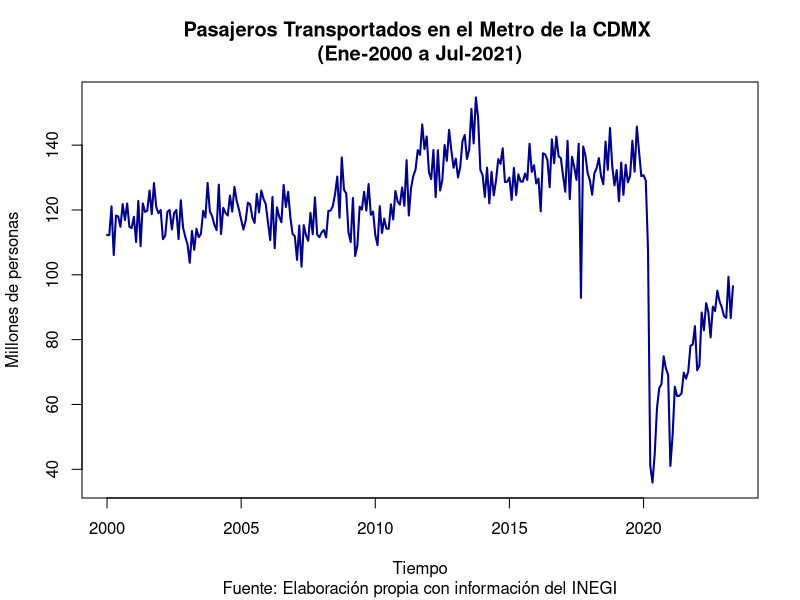
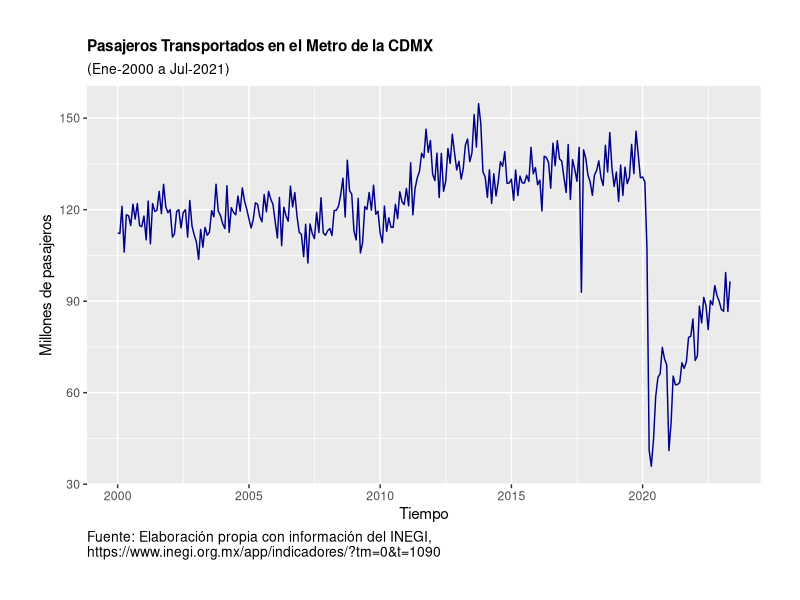
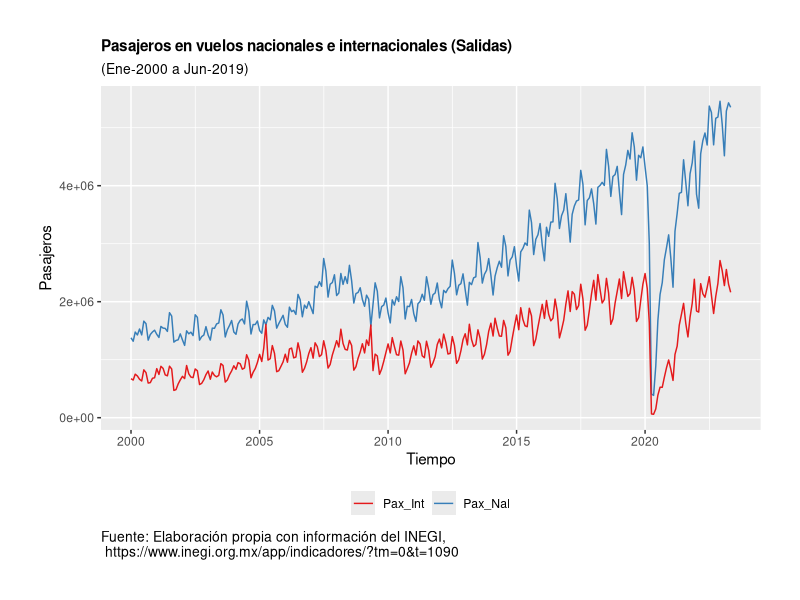
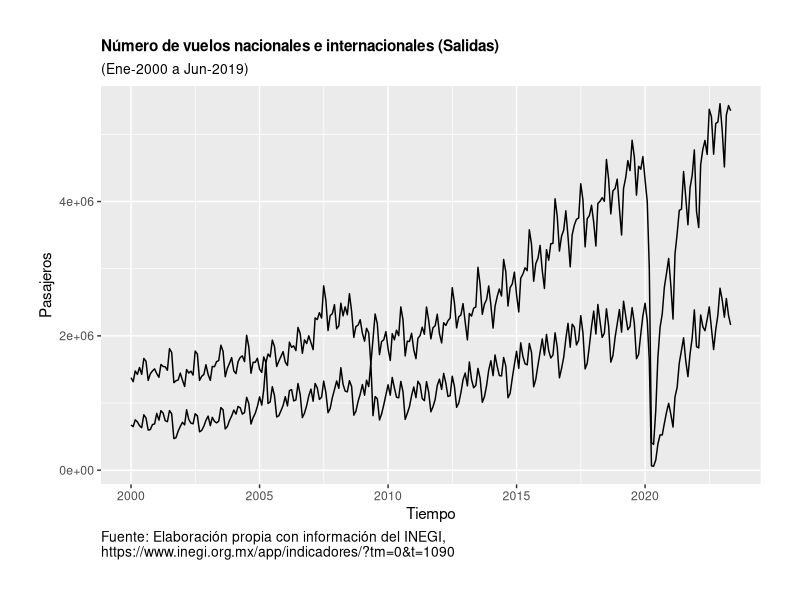
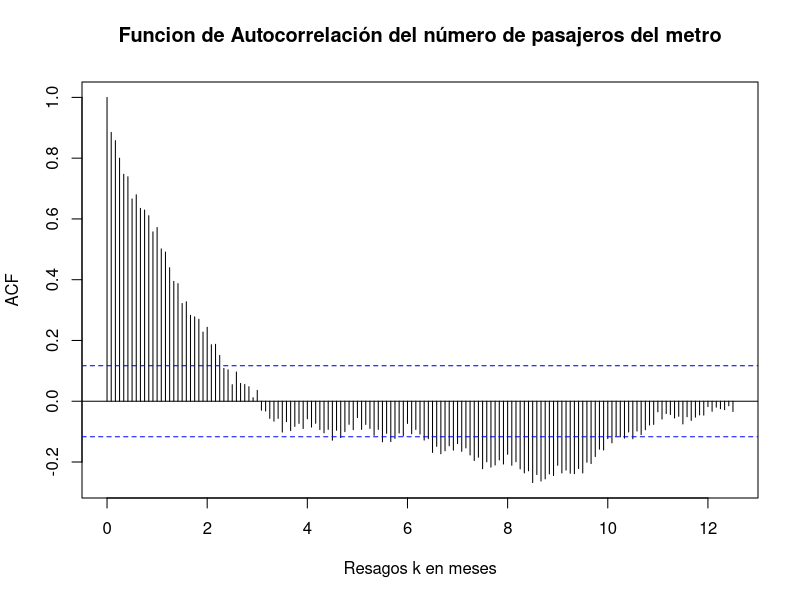
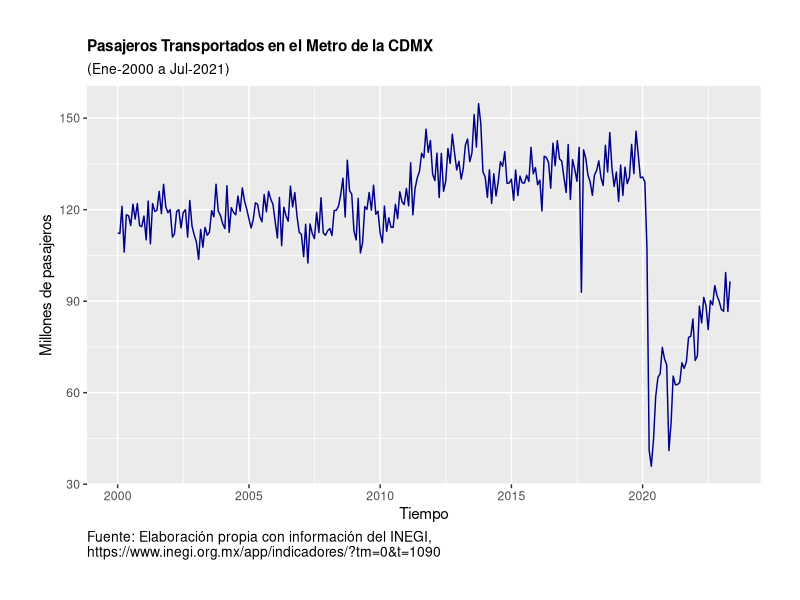

Generate these figures, in order, with R:
## ---- chunk 1
knitr::opts_chunk$set(echo = TRUE)

#install.packages("ggplot2")
#install.packages("dplyr")
#install.packages("readxl")
# 
library(ggplot2)
library(dplyr)
library(readxl)

## ---- chunk 2

Datos <- read_excel("Base_Transporte.xlsx", sheet = "Datos", col_names = TRUE)

head(Datos)

## ---- chunk 3

#View(Datos)

names(Datos)

tail(Datos)

str(Datos)

dim(Datos)

Datos[ , 2]

Datos[5 , ]

Datos[c(2:259) , 2]

Datos[ , c(2:6)]

Datos[ , c(2, 3, 4, 5, 6)]

Datos[c("Pax_Nal", "Pax_Int", "Vue_Nal", "Vue_Int")]

## ---- chunk 4

summary( Datos[ ,c(2:6)] )

Resumen1 <- summary(Datos[ ,c(2:6)])

Resumen1

## ---- chunk 5

Pax_Metro <- ts(Datos$Pax_Metro, 
                start = 2000, 
                freq = 12)

## ---- chunk 6

Dat_Aereo <- ts(Datos[c("Pax_Nal", "Pax_Int", "Vue_Nal", "Vue_Int")], 
                start = 2000, 
                freq = 12)

## ---- chunk 7

plot(Pax_Metro, 
     col = "darkblue", 
     xlab = "Tiempo",  
     type = "l", lwd = 2,
     ylab = "Millones de personas",
     main = "Pasajeros Transportados en el Metro de la CDMX \n(Ene-2000 a Jul-2021)",
     sub = "Fuente: Elaboración propia con información del INEGI")

## ---- chunk 8

ggplot(data = Datos, aes(x = Periodo, y = Pax_Metro)) + 
  geom_line(size = 0.5, color = "darkblue") +
  #geom_point(size = 1.0, color = "darkblue") + 
  #theme_bw() + 
  xlab("Tiempo") + 
  ylab("Millones de pasajeros") + 
  theme(plot.title = element_text(size = 11, face = "bold", hjust = 0)) + 
  theme(plot.subtitle = element_text(size = 10, hjust = 0)) + 
  theme(plot.caption = element_text(size = 10, hjust = 0)) +
  theme(plot.margin = unit(c(1,1,1,1), "cm")) +
  labs(
    title = "Pasajeros Transportados en el Metro de la CDMX",
    subtitle = "(Ene-2000 a Jul-2021)",
    caption = "Fuente: Elaboración propia con información del INEGI, \nhttps://www.inegi.org.mx/app/indicadores/?tm=0&t=1090"
  )
#
ggsave("Pax_Metro.png", width = 20, height = 15, units = "cm")

## ---- chunk 9

ggplot(data = Datos, aes(x = Periodo)) +
  geom_line(aes(y = Pax_Nal, color = "Pax_Nal")) +
  geom_line(aes(y = Pax_Int, color = "Pax_Int")) +
  scale_color_brewer(type = "qual", palette = 6) +
  #theme_bw() + 
  theme(legend.position = "bottom") +
  theme(legend.title = element_blank()) +
  guides(col = guide_legend(nrow = 1, byrow = TRUE)) + 
  xlab("Tiempo") + 
  ylab("Pasajeros") + 
  theme(plot.title = element_text(size = 11, face = "bold", hjust = 0)) + 
  theme(plot.subtitle = element_text(size = 10, hjust = 0)) + 
  theme(plot.caption = element_text(size = 10, hjust = 0)) +
  theme(plot.margin = unit(c(1,1,1,1), "cm")) +
  labs(
    title = "Pasajeros en vuelos nacionales e internacionales (Salidas)",
    subtitle = "(Ene-2000 a Jun-2019)",
    caption = "Fuente: Elaboración propia con información del INEGI, \n https://www.inegi.org.mx/app/indicadores/?tm=0&t=1090" )

## ---- chunk 10

ggplot(data = Datos, aes(x = Periodo)) +
  geom_line(aes(y = Pax_Nal, color = )) +
  geom_line(aes(y = Pax_Int, color = )) +
  scale_color_brewer(type = "qual", palette = 6) +
  #theme_bw() +
  theme(legend.position = "bottom") +
  theme(legend.title = element_blank()) +
  guides(col = guide_legend(nrow = 1, byrow = TRUE)) +
  xlab("Tiempo") +
  ylab("Pasajeros") +
  theme(plot.title = element_text(size = 11, face = "bold", hjust = 0)) +
  theme(plot.subtitle = element_text(size = 10, hjust = 0)) +
  theme(plot.caption = element_text(size = 10, hjust = 0)) +
  theme(plot.margin = unit(c(1,1,1,1), "cm")) +
  labs(
    title = "Número de vuelos nacionales e internacionales (Salidas)",
    subtitle = "(Ene-2000 a Jun-2019)",
    caption = "Fuente: Elaboración propia con información del INEGI, \nhttps://www.inegi.org.mx/app/indicadores/?tm=0&t=1090"
  )

## ---- chunk 11

Tabla_Pax_Metro <- data.frame(matrix(c("Media", 
                                      "Varianza", 
                                      "Covarianza (t, t - 1)", 
                                      "Covarianza (t, t - 2)", 
                                      "Covarianza (t, t - 3)", 
                                      "Autocorrelacion(1)", 
                                      "Autocorrelacion(2)", 
                                      "Autocorrelacion(3)", 
                                      "Q(1)", 
                                      "Q(3)*"), 
                                    nrow = 10, 
                                    ncol = 1) )

#
Tabla_Pax_Metro

## ---- chunk 12

names(Tabla_Pax_Metro)

names(Tabla_Pax_Metro) <- c("Estadística")

Tabla_Pax_Metro

## ---- chunk 13


Tabla_Pax_Metro$Valor <- 0

Tabla_Pax_Metro

## ---- chunk 14

Tabla_Pax_Metro[1, 2] <- round(mean(Pax_Metro), digits = 2)
Tabla_Pax_Metro[2, 2] <- round(var(Pax_Metro), digits = 2)
Tabla_Pax_Metro[3, 2] <- round(cov(Pax_Metro[2:281], Pax_Metro[1:280]), digits = 2)
Tabla_Pax_Metro[4, 2] <- round(cov(Pax_Metro[3:281], Pax_Metro[1:279]), digits = 2)
Tabla_Pax_Metro[5, 2] <- round(cov(Pax_Metro[4:281], Pax_Metro[1:278]), digits = 2)
Tabla_Pax_Metro[6, 2] <- round(Tabla_Pax_Metro[3, 2]/Tabla_Pax_Metro[2, 2], digits = 2)
Tabla_Pax_Metro[7, 2] <- round(Tabla_Pax_Metro[4, 2]/Tabla_Pax_Metro[2, 2], digits = 2)
Tabla_Pax_Metro[8, 2] <- round(Tabla_Pax_Metro[5, 2]/Tabla_Pax_Metro[2, 2], digits = 2)
Tabla_Pax_Metro[9, 2] <- round(281*(Tabla_Pax_Metro[6, 2]^2), digits = 2)
Tabla_Pax_Metro[10, 2] <- round(281*(Tabla_Pax_Metro[6, 2]^2 +
                               Tabla_Pax_Metro[7, 2]^2 +
                               Tabla_Pax_Metro[8, 2]^2), digits = 2)

#
Tabla_Pax_Metro

## ---- chunk 15

acf(Pax_Metro, 
    lag.max = 150, 
    xlab = 'Resagos k en meses', 
    main="Funcion de Autocorrelación del número de pasajeros del metro")

## ---- chunk 16

Box.test(Pax_Metro, lag = 1)

